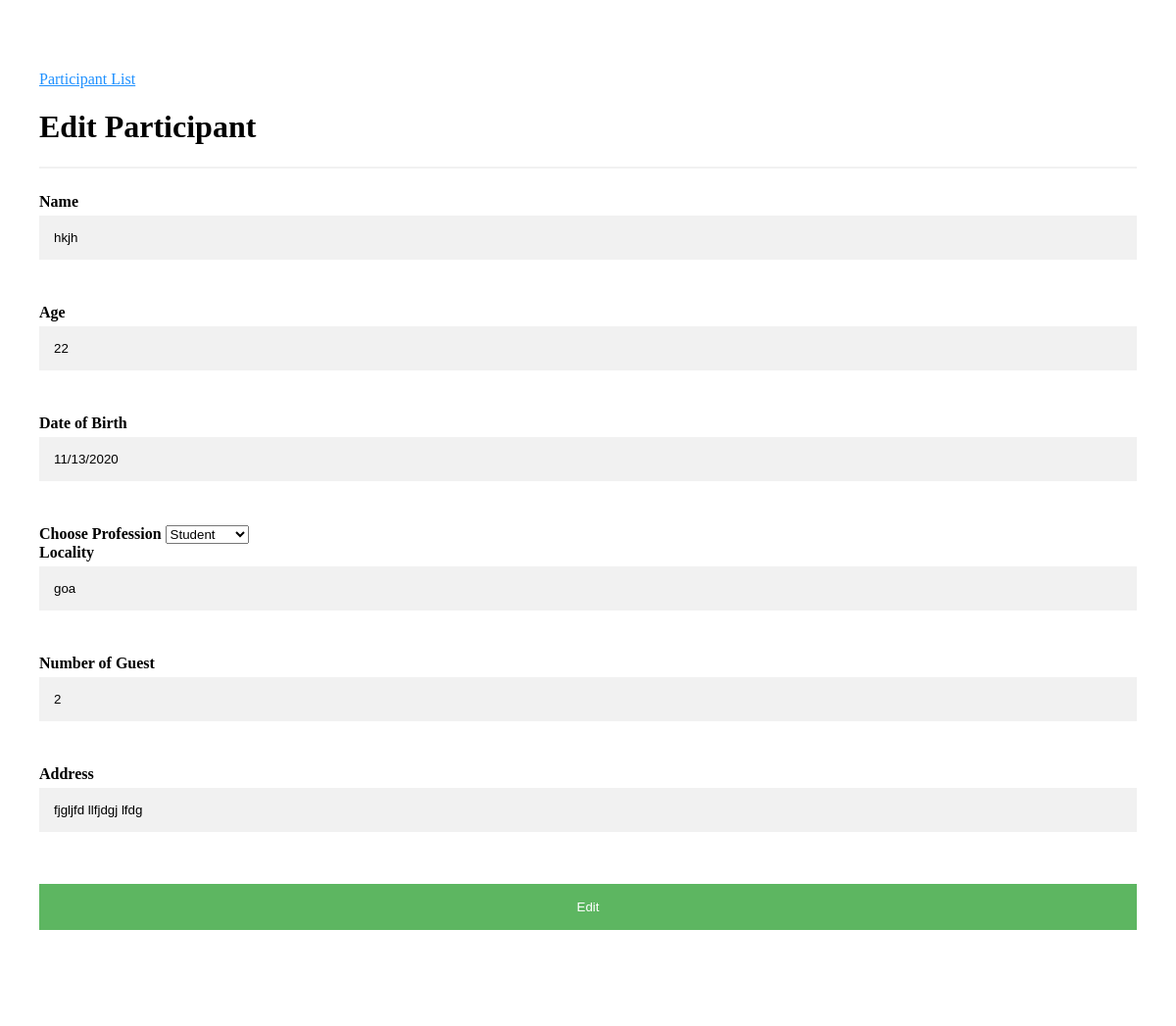
The page /event/participantEdit/6 on the database its author committed.
### tables this page shows
CREATE TABLE `participant` (
  `id` bigint(20) NOT NULL,
  `name` varchar(250) NOT NULL,
  `age` int(11) NOT NULL,
  `dob` varchar(250) NOT NULL,
  `profession` varchar(250) NOT NULL,
  `locality` varchar(250) NOT NULL,
  `guest_number` tinyint(1) NOT NULL,
  `address` varchar(255) NOT NULL,
  `created` datetime NOT NULL,
  `modified` datetime NOT NULL,
  `deleted` tinyint(1) NOT NULL
);

### application/controllers/Event.php (called while the page is built, shortened)
<?php
class Event extends CI_Controller {
	 public function __construct() {
		$this->load->helper('url');
		$this->load->helper('participant');
		$this->load->library('encryption');
		$this->load->library('pagination');
	}
	public function participantEdit($participantId = ''){
		$objParticipant = new Participant();
		$data['participantData'] = $objParticipant->getParticipantById($participantId);
		$this->participan_view('editparticipant',$data);
	}
	function participan_view($view, $data=array()){
		$this->load->view('required/header', $data);
		$this->load->view($view);
		$this->load->view('required/footer');
	}
}

### index.php (called while the page is built, shortened)
<?php
require_once BASEPATH.'core/CodeIgniter.php';

### application/models/common.php (called while the page is built, shortened)
<?php
class Common extends CI_Model {
   function bind_query( $query='', $params=array() ){
		$result = $this->db->query( $query, $params );
      if( is_bool( $result ) )
          return $result;
      else
          return $result->result();
   }
}

### application/helpers/participant_helper.php (called while the page is built, shortened)
<?php
class Participant {
	public function __construct(){
        $this->ci = &get_instance();
    }
	public function getParticipantById($participantId = '')
	{
		$participantData = $this->ci->Common->bind_query('SELECT id,name,age,dob,profession,locality,guest_number,address FROM participant WHERE id = '.$participantId.' AND deleted = 0');
		return $participantData;
	}
}

### application/views/editparticipant.php (the view, shortened to what this page needs)
<form>
  <div class="container">
	<span><a class="" href="<?php echo base_url(); ?>event">Participant List</a></span>
    <h1>Edit Participant</h1>
    <hr>
	<label for="name"><b>Name</b></label>
    <input type="text" placeholder="Enter Name" name="name" id="name" value="<?php echo $participantData[0]->name; ?>" autocomplete="off" required>
	<label class="error" id="nameerror"></label><br/>
	<label for="age"><b>Age</b></label>
    <input type="text" placeholder="Enter Age" name="age" id="age" value="<?php echo $participantData[0]->age; ?>" autocomplete="off" required>
	<label class="error" id="ageError"></label><br/>
	<label for="dob"><b>Date of Birth</b></label>
    <input type="text" placeholder="Enter DOB" name="dob" id="datepicker" value="<?php echo $participantData[0]->dob; ?>" autocomplete="off" required>
	<label class="error" id="doberror"></label><br/>
	<label for="profession"><b>Choose Profession</b></label>
	<?php
	$empSelected = $stuSelected = '';
	if($participantData[0]->profession == 'Employed'){
		$empSelected = 'selected = "selected"';
	}else{
		$stuSelected = 'selected = "selected"';
	}
	?>
	<select name="profession" class="" id="profession">
		<option value="Student" <?php echo $stuSelected; ?>>Student</option>
	</select><br/>
	<label for="locality"><b>Locality</b></label>
    <input type="text" placeholder="Enter Locality" name="locality" id="locality" value="<?php echo $participantData[0]->locality; ?>" required>
	<label class="error" id="localityerror"></label><br/>
	<label for="guest_number"><b>Number of Guest</b></label>
    <input type="text" placeholder="Enter Number of Guest" name="guest_number" id="guest_number" value="<?php echo $participantData[0]->guest_number; ?>" autocomplete="off" required>
	<label class="error" id="guestNumberError"></label><br/>
	<label for="address"><b>Address</b></label>
    <input type="text" placeholder="Enter address" name="address" id="address" value="<?php echo $participantData[0]->address; ?>" autocomplete="off" required>
	<label class="error" id="addresserror"></label><br/>
    <button type="button" class="registerbtn" id="editParticipantData">Edit</button>
  </div>
</form>

### template/css/form.css (style rules this page uses)
* { box-sizing: border-box; }
.container { padding: 16px; background-color: white; }
input[type=text], input[type=password] { width: 100%; padding: 15px; margin: 5px 0 22px 0; display: inline-block; border: none; background: #f1f1f1; }
hr { border: 1px solid #f1f1f1; margin-bottom: 25px; }
.registerbtn { background-color: #4CAF50; color: white; padding: 16px 20px; margin: 8px 0; border: none; cursor: pointer; width: 100%; opacity: 0.9; }
a { color: dodgerblue; }

### rows shown on the page
participant: name "hkjh", age "22", dob "11/13/2020", locality "goa", guest_number "2", address "fjgljfd llfjdgj lfdg"
